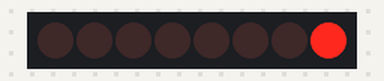
The sketch below on a simulated Arduino Uno, built with avr-gcc and run on an emulated ATmega328P. Shown: 8 shift-register outputs drawn as a row of LEDs (first output left, lit = HIGH). Wiring (inferred from the names in the program): shift register (74HC595): data pin 12; shift clock pin 9; latch pin 11. Wiring (inferred from the signals the program sends): row of LEDs: on Q0, Q1, Q2, Q3, Q4, Q5, Q6, Q7.

Above: at 0.37 s.
At 5.12 s:
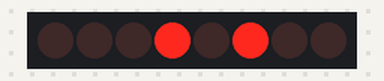
At 10.12 s:
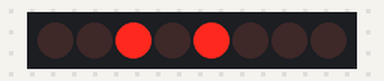
At 19.88 s:
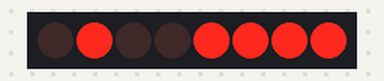
At 29.63 s:
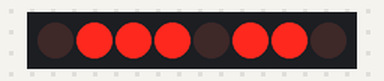
At 39.64 s:
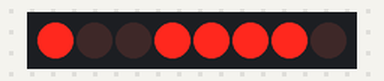
Timing chart, 0 to 40.0 s (numbered marks = the images above):
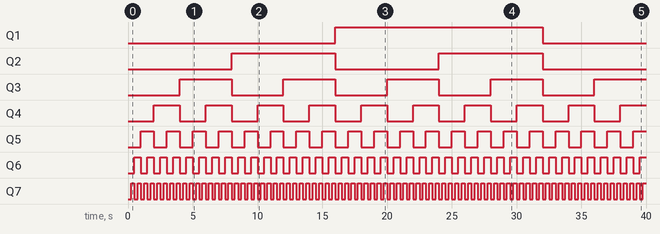

Measured:
- by itself, Q1: LOW → HIGH at 16.0 s, → LOW 16.0 s later
- by itself, Q2: alternates HIGH for 8.0 s and LOW for 8.0 s
- by itself, Q3: alternates HIGH for 4.0 s and LOW for 4.0 s
- by itself, Q4: alternates HIGH for 2.0 s and LOW for 2.0 s
- by itself, Q5: alternates HIGH for 1.0 s and LOW for 1.0 s
- by itself, Q6: alternates HIGH for 0.50 s and LOW for 0.50 s
- by itself, Q7: alternates HIGH for 0.25 s and LOW for 0.25 s

The sketch:

binary_counter.ino
```cpp
int latchPin = 11;
int clockPin = 9;
int dataPin = 12;
int dt = 250;

byte LEDs;

void setup() {
  pinMode(latchPin, OUTPUT);
  pinMode(clockPin, OUTPUT);
  pinMode(dataPin, OUTPUT);
}

void loop() {

    for (LEDs = 0b00000000; LEDs <= 0b11111111; LEDs++) {
    updateShiftRegister(LEDs);
    delay(dt);
  }

  for (LEDs = 0b11111110; LEDs >= 0b00000001; LEDs--) {
    updateShiftRegister(LEDs);
    delay(dt);
  }
}

void updateShiftRegister(byte value) {
  digitalWrite(latchPin, LOW);
  shiftOut(dataPin, clockPin, LSBFIRST, value);
  digitalWrite(latchPin, HIGH);
}
```
